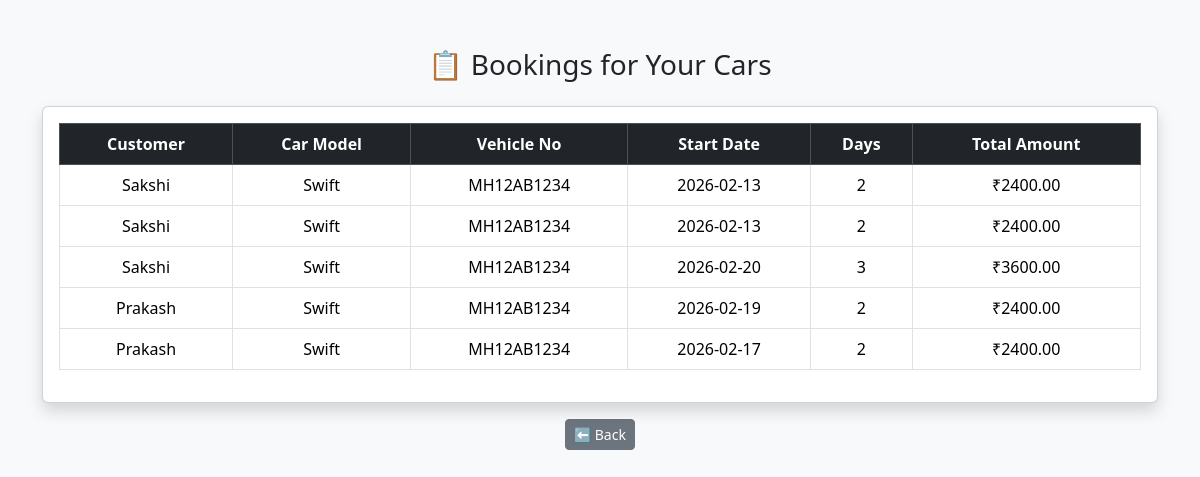
/agency/view_bookings.php (signed in), run on the app's committed database.
### tables this page shows
CREATE TABLE `bookings` (
  `id` int(11) NOT NULL,
  `car_id` int(11) DEFAULT NULL,
  `customer_id` int(11) DEFAULT NULL,
  `start_date` date DEFAULT NULL,
  `days` int(11) DEFAULT NULL,
  `total_amount` decimal(10,2) DEFAULT NULL
);

CREATE TABLE `users` (
  `id` int(11) NOT NULL,
  `name` varchar(100) DEFAULT NULL,
  `email` varchar(100) DEFAULT NULL,
  `password` varchar(255) DEFAULT NULL,
  `role` enum('customer','agency') DEFAULT NULL
);

CREATE TABLE `cars` (
  `id` int(11) NOT NULL,
  `agency_id` int(11) DEFAULT NULL,
  `model` varchar(100) DEFAULT NULL,
  `vehicle_number` varchar(50) DEFAULT NULL,
  `seating_capacity` int(11) DEFAULT NULL,
  `rent_per_day` decimal(10,2) DEFAULT NULL
);

### agency/view_bookings.php (the view, shortened to what this page needs)
<?php
include("../config/db.php");
$agency_id = $_SESSION['user_id'];
$sql = "SELECT b.id, u.name AS customer_name, c.model, c.vehicle_number,
        b.start_date, b.days, b.total_amount
        FROM bookings b
        JOIN cars c ON b.car_id = c.id
        JOIN users u ON b.customer_id = u.id
        WHERE c.agency_id = '$agency_id'";
$result = $conn->query($sql);
?>
<!DOCTYPE html>
<html>
<head>
    <link href="https://cdn.jsdelivr.net/npm/bootstrap@5.3.2/dist/css/bootstrap.min.css" rel="stylesheet">
</head>
<body class="bg-light">
    <div class="container mt-5">
        <h3 class="text-center mb-4">📋 Bookings for Your Cars</h3>
        <div class="card shadow">
            <div class="card-body">
                <table class="table table-bordered table-hover text-center align-middle">
                    <thead class="table-dark">
                        <tr>
                            <th>Customer</th>
                            <th>Car Model</th>
                            <th>Vehicle No</th>
                            <th>Start Date</th>
                            <th>Days</th>
                            <th>Total Amount</th>
                        </tr>
                    </thead>
                    <tbody>
                        <?php if($result->num_rows > 0){ ?>
                        <?php while($row = $result->fetch_assoc()){ ?>
                        <tr>
                            <td><?= $row['customer_name'] ?></td>
                            <td><?= $row['model'] ?></td>
                            <td><?= $row['vehicle_number'] ?></td>
                            <td><?= $row['start_date'] ?></td>
                            <td><?= $row['days'] ?></td>
                            <td>₹<?= $row['total_amount'] ?></td>
                        </tr>
                        <?php } ?>
                        <?php } else { ?>
                        <tr>
                            <td colspan="6">No bookings yet</td>
                        </tr>
                        <?php } ?>
                    </tbody>
                </table>
            </div>
        </div>
        <div class="text-center mt-3">
            <a href="../pages/available_cars.php" class="btn btn-secondary btn-sm">⬅ Back</a>
        </div>
    </div>
</body>
</html>

### data on the page
bookings: customer.name "Sakshi", car.model "Swift", car.vehicle_number "MH12AB1234", start_date "2026-02-13", days "2", total_amount "2400.00"
bookings: customer.name "Sakshi", car.model "Swift", car.vehicle_number "MH12AB1234", start_date "2026-02-13", days "2", total_amount "2400.00"
bookings: customer.name "Sakshi", car.model "Swift", car.vehicle_number "MH12AB1234", start_date "2026-02-20", days "3", total_amount "3600.00"
bookings: customer.name "Prakash", car.model "Swift", car.vehicle_number "MH12AB1234", start_date "2026-02-19", days "2", total_amount "2400.00"
bookings: customer.name "Prakash", car.model "Swift", car.vehicle_number "MH12AB1234", start_date "2026-02-17", days "2", total_amount "2400.00"
